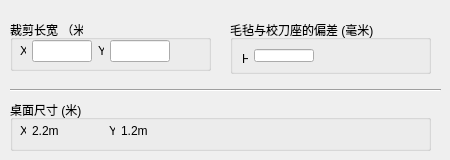
         <widget class="QWidget" name="tabSizeDesktop">
          <attribute name="title">
           <string>桌面</string>
          </attribute>
          <widget class="QGroupBox" name="groupBoxCutting">
           <property name="geometry">
            <rect>
             <x>10</x>
             <y>20</y>
             <width>201</width>
             <height>51</height>
            </rect>
           </property>
           <property name="title">
            <string>裁剪长宽 （米）</string>
           </property>
           <widget class="QWidget" name="layoutWidget_15">
            <property name="geometry">
             <rect>
              <x>10</x>
              <y>20</y>
              <width>171</width>
              <height>22</height>
             </rect>
            </property>
            <layout class="QHBoxLayout" name="horizontalLayout_23">
             <item>
              <widget class="QLabel" name="labelCuttingX">
               <property name="sizePolicy">
                <sizepolicy hsizetype="Preferred" vsizetype="Preferred">
                 <horstretch>0</horstretch>
                 <verstretch>0</verstretch>
                </sizepolicy>
               </property>
               <property name="minimumSize">
                <size>
                 <width>6</width>
                 <height>20</height>
                </size>
               </property>
               <property name="maximumSize">
                <size>
                 <width>6</width>
                 <height>20</height>
                </size>
               </property>
               <property name="text">
                <string>X</string>
               </property>
              </widget>
             </item>
             <item>
              <widget class="QLineEdit" name="lineEditCuttingX">
               <property name="sizePolicy">
                <sizepolicy hsizetype="Preferred" vsizetype="Fixed">
                 <horstretch>0</horstretch>
                 <verstretch>0</verstretch>
                </sizepolicy>
               </property>
               <property name="minimumSize">
                <size>
                 <width>60</width>
                 <height>0</height>
                </size>
               </property>
               <property name="maximumSize">
                <size>
                 <width>60</width>
                 <height>16777215</height>
                </size>
               </property>
               <property name="text">
                <string/>
               </property>
               <property name="alignment">
                <set>Qt::AlignRight|Qt::AlignTrailing|Qt::AlignVCenter</set>
               </property>
              </widget>
             </item>
             <item>
              <widget class="QLabel" name="labelCuttingY">
               <property name="sizePolicy">
                <sizepolicy hsizetype="Preferred" vsizetype="Preferred">
                 <horstretch>0</horstretch>
                 <verstretch>0</verstretch>
                </sizepolicy>
               </property>
               <property name="minimumSize">
                <size>
                 <width>6</width>
                 <height>20</height>
                </size>
               </property>
               <property name="maximumSize">
                <size>
                 <width>6</width>
                 <height>20</height>
                </size>
               </property>
               <property name="text">
                <string>Y</string>
               </property>
              </widget>
             </item>
             <item>
              <widget class="QLineEdit" name="lineEditCuttingY">
               <property name="sizePolicy">
                <sizepolicy hsizetype="Preferred" vsizetype="Fixed">
                 <horstretch>0</horstretch>
                 <verstretch>0</verstretch>
                </sizepolicy>
               </property>
               <property name="minimumSize">
                <size>
                 <width>60</width>
                 <height>0</height>
                </size>
               </property>
               <property name="maximumSize">
                <size>
                 <width>60</width>
                 <height>16777215</height>
                </size>
               </property>
               <property name="text">
                <string/>
               </property>
               <property name="alignment">
                <set>Qt::AlignRight|Qt::AlignTrailing|Qt::AlignVCenter</set>
               </property>
              </widget>
             </item>
             <item>
              <spacer name="horizontalSpacer_22">
               <property name="orientation">
                <enum>Qt::Horizontal</enum>
               </property>
               <property name="sizeType">
                <enum>QSizePolicy::Preferred</enum>
               </property>
               <property name="sizeHint" stdset="0">
                <size>
                 <width>194</width>
                 <height>17</height>
                </size>
               </property>
              </spacer>
             </item>
            </layout>
           </widget>
          </widget>
          <widget class="QGroupBox" name="groupBoxDesktop">
           <property name="geometry">
            <rect>
             <x>10</x>
             <y>100</y>
             <width>421</width>
             <height>51</height>
            </rect>
           </property>
           <property name="title">
            <string>桌面尺寸 (米)</string>
           </property>
           <widget class="QWidget" name="layoutWidget_16">
            <property name="geometry">
             <rect>
              <x>10</x>
              <y>20</y>
              <width>171</width>
              <height>22</height>
             </rect>
            </property>
            <layout class="QHBoxLayout" name="horizontalLayout_24">
             <item>
              <widget class="QLabel" name="labelDesktopX">
               <property name="sizePolicy">
                <sizepolicy hsizetype="Preferred" vsizetype="Preferred">
                 <horstretch>0</horstretch>
                 <verstretch>0</verstretch>
                </sizepolicy>
               </property>
               <property name="minimumSize">
                <size>
                 <width>6</width>
                 <height>20</height>
                </size>
               </property>
               <property name="maximumSize">
                <size>
                 <width>6</width>
                 <height>20</height>
                </size>
               </property>
               <property name="text">
                <string>X</string>
               </property>
              </widget>
             </item>
             <item>
              <widget class="QLabel" name="label_3">
               <property name="minimumSize">
                <size>
                 <width>61</width>
                 <height>0</height>
                </size>
               </property>
               <property name="text">
                <string>2.2m</string>
               </property>
              </widget>
             </item>
             <item>
              <widget class="QLabel" name="labelDesktopY">
               <property name="sizePolicy">
                <sizepolicy hsizetype="Preferred" vsizetype="Preferred">
                 <horstretch>0</horstretch>
                 <verstretch>0</verstretch>
                </sizepolicy>
               </property>
               <property name="minimumSize">
                <size>
                 <width>6</width>
                 <height>20</height>
                </size>
               </property>
               <property name="maximumSize">
                <size>
                 <width>6</width>
                 <height>20</height>
                </size>
               </property>
               <property name="text">
                <string>Y</string>
               </property>
              </widget>
             </item>
             <item>
              <widget class="QLabel" name="label_4">
               <property name="minimumSize">
                <size>
                 <width>61</width>
                 <height>0</height>
                </size>
               </property>
               <property name="text">
                <string>1.2m</string>
               </property>
              </widget>
             </item>
            </layout>
           </widget>
          </widget>
          <widget class="Line" name="line_3">
           <property name="geometry">
            <rect>
             <x>10</x>
             <y>80</y>
             <width>431</width>
             <height>20</height>
            </rect>
           </property>
           <property name="orientation">
            <enum>Qt::Horizontal</enum>
           </property>
          </widget>
          <widget class="QGroupBox" name="groupBox_2">
           <property name="geometry">
            <rect>
             <x>230</x>
             <y>20</y>
             <width>201</width>
             <height>54</height>
            </rect>
           </property>
           <property name="title">
            <string>毛毡与校刀座的偏差 (毫米)</string>
           </property>
           <layout class="QVBoxLayout" name="verticalLayout_4">
            <item>
             <layout class="QHBoxLayout" name="horizontalLayout_4">
              <item>
               <widget class="QLabel" name="labelDesktopH">
                <property name="sizePolicy">
                 <sizepolicy hsizetype="Preferred" vsizetype="Preferred">
                  <horstretch>0</horstretch>
                  <verstretch>0</verstretch>
                 </sizepolicy>
                </property>
                <property name="minimumSize">
                 <size>
                  <width>6</width>
                  <height>20</height>
                 </size>
                </property>
                <property name="maximumSize">
                 <size>
                  <width>6</width>
                  <height>20</height>
                 </size>
                </property>
                <property name="text">
                 <string>H</string>
                </property>
               </widget>
              </item>
              <item>
               <widget class="QLineEdit" name="lineEditDesktopH">
                <property name="sizePolicy">
                 <sizepolicy hsizetype="Preferred" vsizetype="Fixed">
                  <horstretch>0</horstretch>
                  <verstretch>0</verstretch>
                 </sizepolicy>
                </property>
                <property name="minimumSize">
                 <size>
                  <width>60</width>
                  <height>0</height>
                 </size>
                </property>
                <property name="maximumSize">
                 <size>
                  <width>60</width>
                  <height>16777215</height>
                 </size>
                </property>
                <property name="text">
                 <string/>
                </property>
                <property name="alignment">
                 <set>Qt::AlignRight|Qt::AlignTrailing|Qt::AlignVCenter</set>
                </property>
               </widget>
              </item>
              <item>
               <spacer name="horizontalSpacer_3">
                <property name="orientation">
                 <enum>Qt::Horizontal</enum>
                </property>
                <property name="sizeType">
                 <enum>QSizePolicy::Preferred</enum>
                </property>
                <property name="sizeHint" stdset="0">
                 <size>
                  <width>194</width>
                  <height>17</height>
                 </size>
                </property>
               </spacer>
              </item>
             </layout>
            </item>
           </layout>
          </widget>
         </widget>
